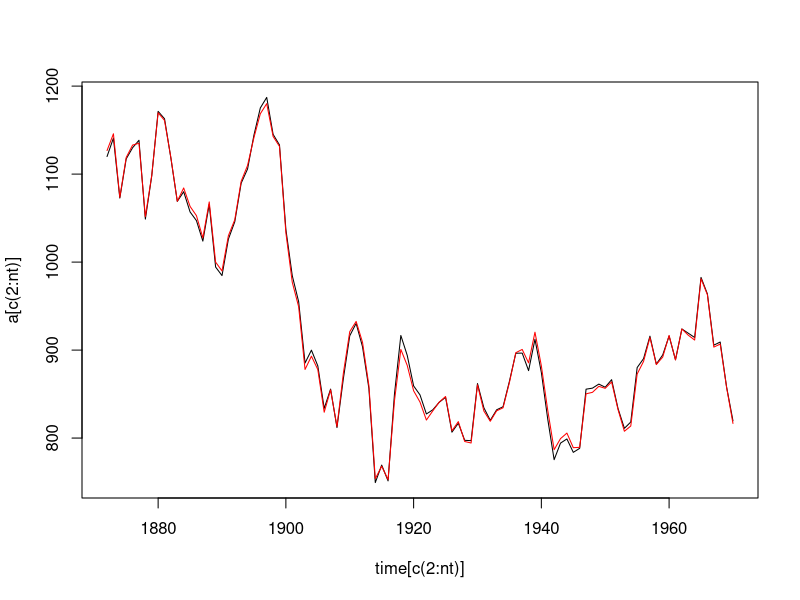
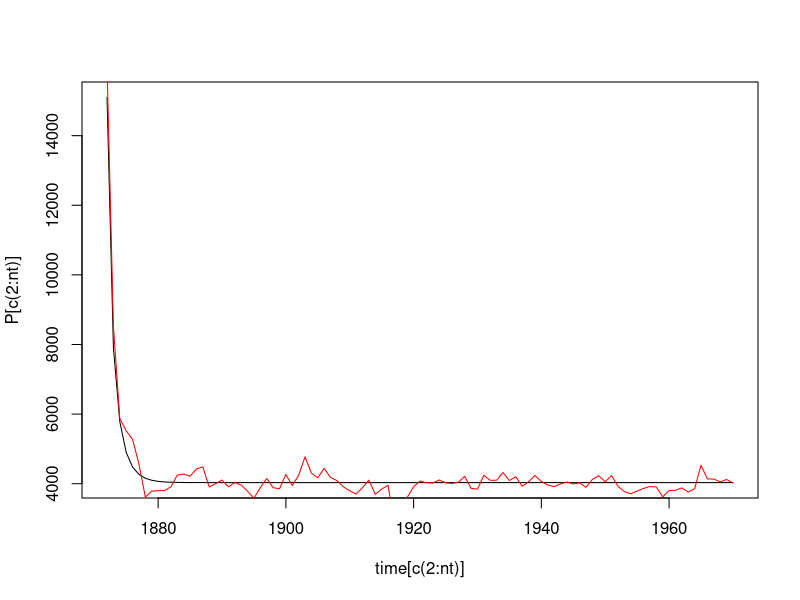
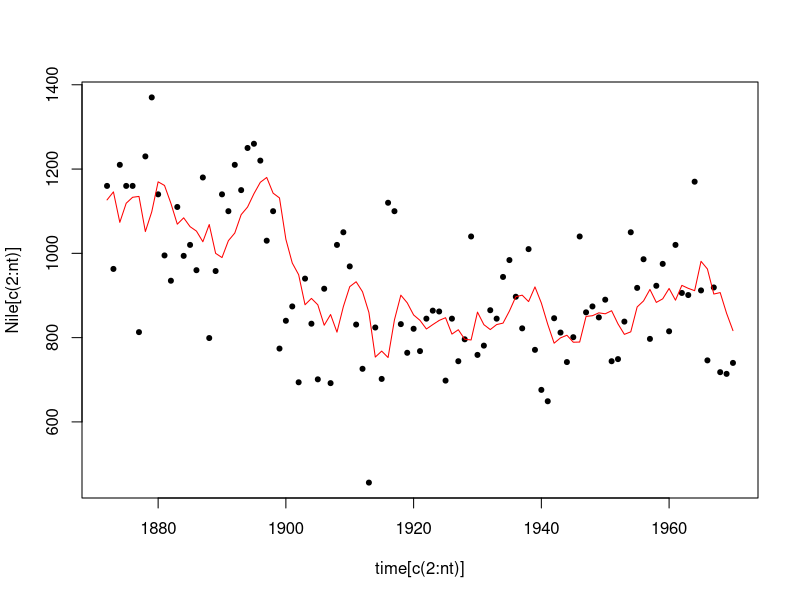
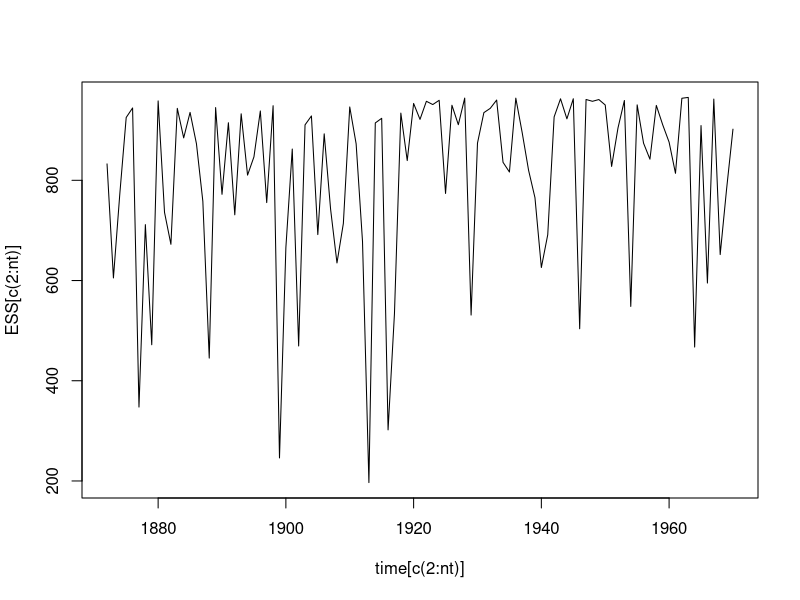

R code for these plots, in order:
## ---- chunk 1
#The code in this notebook follows from
#https://stats.stackexchange.com/questions/237468/bootstrap-filter-particle-filter-algorithmunderstanding
## ---- chunk 2
Nile <- datasets::Nile
## ---- chunk 3

nt   <- 100                      # no. time intervals
time <- c(1871:1970)

sig_ep  <- 15099                        # process err variance
sig_eta  <- 1469.1                      # obs error variance

N <- 1000
tau <- 100
x.pf <- matrix(rep(NA,(tau+1)*N),nrow=tau+1)

# 1. Initialization
x.pf[1, ] <- rnorm(N,Nile[1],sig_eta)
hat_alpha <- rep(NA,tau)
hat_P <- rep(NA,tau)
ESS  <- rep(NA,tau)
for (t in 2:(tau+1)) {
  
  # 2. Importance sampling
  x.pf[t, ] <- x.pf[t-1,] + rnorm(N,sd = sqrt(sig_eta))

  # Likelihood
  w.tilde <- dnorm(Nile[t-1], mean=x.pf[t, ], sd = sqrt(sig_ep))

  # Normalize
  w <- w.tilde/sum(w.tilde)

  # Calculate
  hat_alpha[t-1] <- sum(w*x.pf[t,])
  hat_P[t-1] <- (sum(w*x.pf[t,]^2) - hat_alpha[t-1]^2)
  ESS[t-1] <- 1/sum(w^2)

  # 3. Resampling
  s <- sample(1:N, size=N, replace=TRUE, prob=w)
  x.pf[t,] <- x.pf[t, s]
}

## ---- chunk 4
calculate <- function(){
a <- rep(0,nt)
P <- rep(0,nt)


v <- rep(0,nt)
F <- rep(0,nt)
K <- rep(0,nt)


a[1] = 0
P[1] = 10^10


v[1] <- Nile[1] - a[1]
F[1] <- P[1] + sig_ep
K[1] <- P[1]/F[1]


for(t in 2:nt){
  a[t] <- a[t-1] + K[t-1]*v[t-1]
  P[t] <- P[t-1]*(1-K[t-1]) + sig_eta

  
  v[t] <- Nile[t] - a[t]
  F[t] <- P[t] + sig_ep
  K[t] <- P[t]/F[t]
}
  return(list("a" = a, "P" = P-sig_eta))
}
## ---- chunk 5
mylist <- calculate()
a <- mylist$a
plot(time[c(2:nt)],a[c(2:nt)], type="l")

lines(time[c(2:nt)],hat_alpha[c(1:nt-1)], type="l",col="red")
## ---- chunk 6
P <- mylist$P
plot(time[c(2:nt)],P[c(2:nt)], type="l")

lines(time[c(2:nt)],hat_P[c(1:nt-1)], type="l",col="red")
## ---- chunk 7
plot(time[c(2:nt)],Nile[c(2:nt)],pch = 20)
lines(time[c(2:nt)],hat_alpha[c(1:nt-1)], type="l",col="red")
## ---- chunk 8
plot(time[c(2:nt)],ESS[c(2:nt)], type="l")
